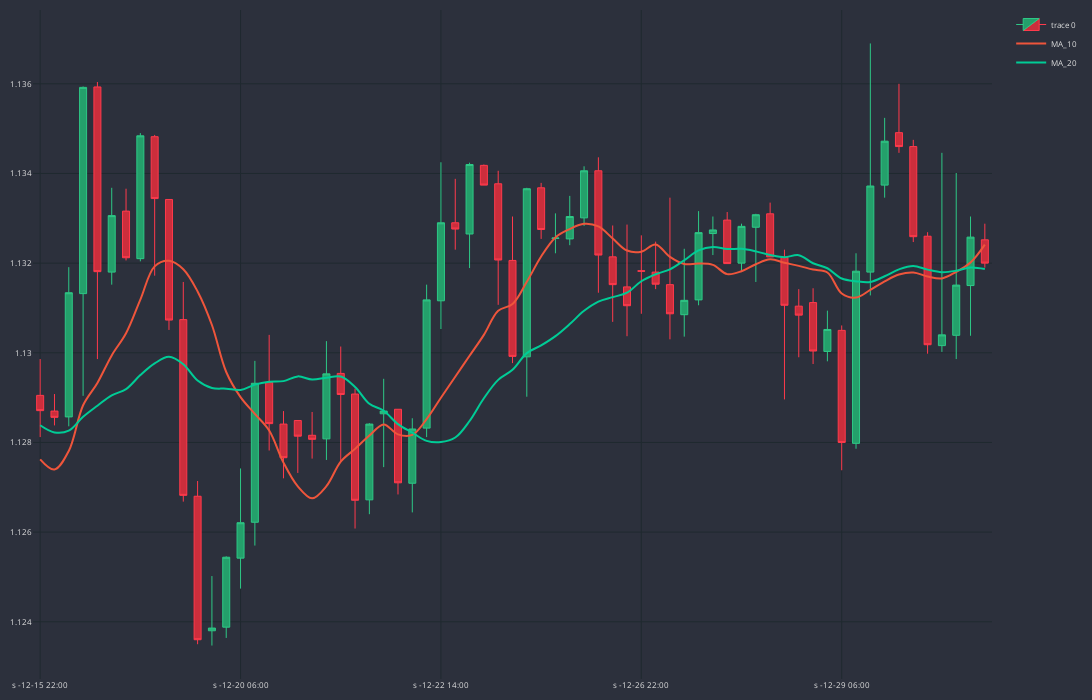

The cell this chart's notebook holds for it:
### Code cell
cp.show_plot(line_traces=[MA_S, MA_L])
